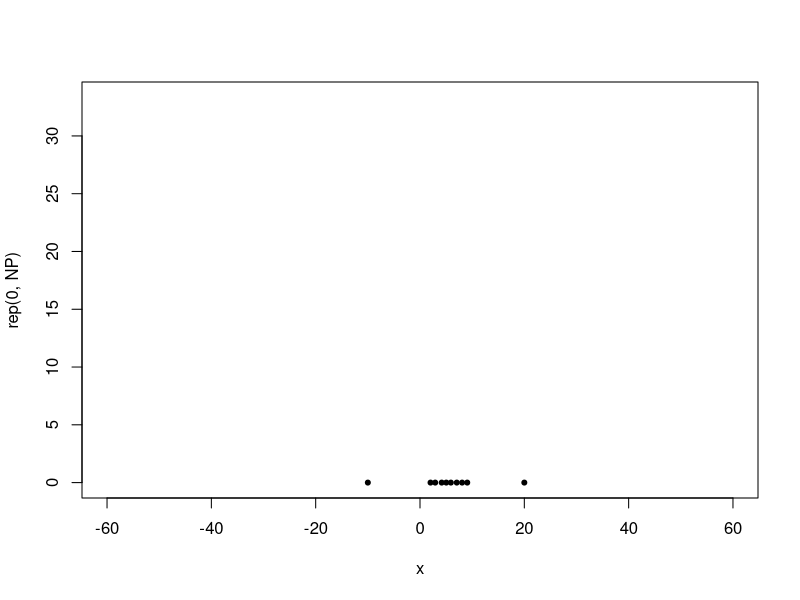
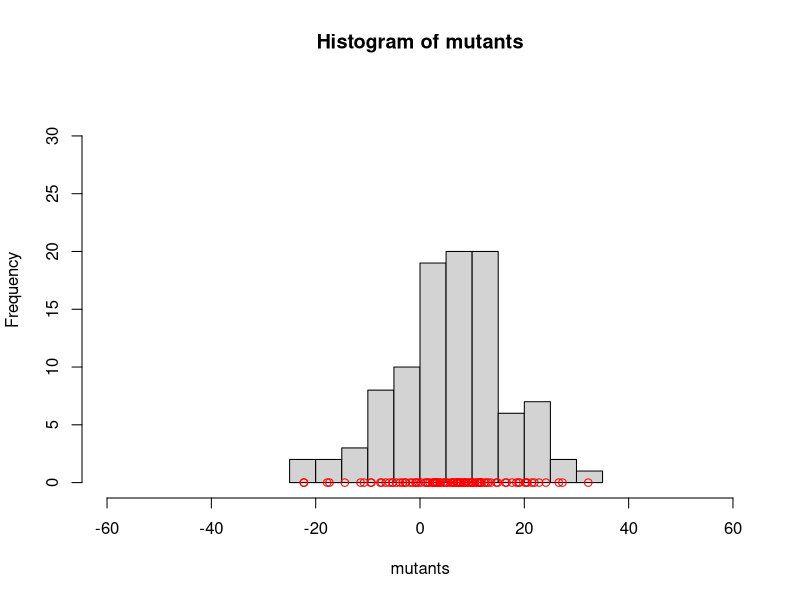

The R script that drew these images, in order:
#!/usr/bin/Rscript

set.seed(1)
ITER = 100
SD = 0.1
NP = 10
F = 1
x = rep(NA, NP)
for (i in 1:NP)
{
	x[i] = i + rnorm(1, 0, SD)
}
x[1] = -10
x[10] = 20

png(paste(commandArgs(TRUE)[1], ".png", sep = ""))
plot(x, rep(0, NP), pch = 20, xlim=c(-60,60), ylim = c(0, ITER/3))

mutants = c()
for (i in 1:ITER)
{
	x1 = x[sample(NP, 1)]
	x2 = x[sample(NP, 1)]
	x3 = x[sample(NP, 1)]
	x4 = x[sample(NP, 1)]
	x5 = x[sample(NP, 1)]
	x6 = x[sample(NP, 1)]
	x7 = x[sample(NP, 1)]
	x8 = x[sample(NP, 1)]
	x9 = x[sample(NP, 1)]
	x10 = x[sample(NP, 1)]
	x11 = x[sample(NP, 1)]
	x12 = x[sample(NP, 1)]
	x13 = x[sample(NP, 1)]
	#mutants = c(mutants, x1 + F*(x2 - x3))
	mutants = c(mutants, x1 + (F/sqrt(6))*(x2 - x3 + x4 - x5 + x6 - x7 + x8 - x9 + x10 - x11 + x12 - x13))
}
hist(mutants, xlim=c(-60,60), ylim = c(0, ITER/3))
points(mutants, rep(0, ITER), col = "red")

